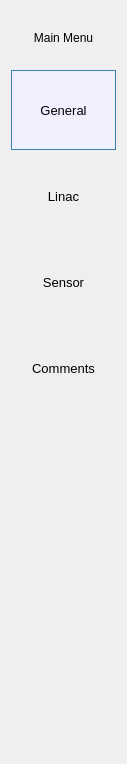
     <widget class="QFrame" name="frame">
      <property name="maximumSize">
       <size>
        <width>124</width>
        <height>16777215</height>
       </size>
      </property>
      <property name="styleSheet">
       <string notr="true">QFrame#frame{

background-color: qlineargradient(spread:pad, x1:0.5, y1:1, x2:0.5, y2:0, stop:0 rgba(250, 250, 250, 90), stop:0.9 rgba(255, 255, 255, 255));

}

QToolButton{
background-color:transparent;
border:none;

}

QToolButton:checked, QToolButton:pressed{
background-color:rgb(240,240,255);
border:1px solid rgb(60, 127, 177)
}

QToolButton:hover{
background-color:rgb(240,240,255)
}

QToolButton:checked:hover{
background-color:rgb(193,210,238);
}</string>
      </property>
      <property name="frameShape">
       <enum>QFrame::NoFrame</enum>
      </property>
      <property name="frameShadow">
       <enum>QFrame::Raised</enum>
      </property>
      <layout class="QVBoxLayout" name="verticalLayout">
       <item>
        <widget class="QToolButton" name="tbmainmenumetadata">
         <property name="sizePolicy">
          <sizepolicy hsizetype="Expanding" vsizetype="Fixed">
           <horstretch>0</horstretch>
           <verstretch>0</verstretch>
          </sizepolicy>
         </property>
         <property name="minimumSize">
          <size>
           <width>80</width>
           <height>53</height>
          </size>
         </property>
         <property name="toolTip">
          <string>Back to Main Menu</string>
         </property>
         <property name="text">
          <string>Main Menu</string>
         </property>
         <property name="icon">
          <iconset>
           <normaloff>../model9/iconspd/icons8-home-page-80.png</normaloff>../model9/iconspd/icons8-home-page-80.png</iconset>
         </property>
         <property name="iconSize">
          <size>
           <width>50</width>
           <height>50</height>
          </size>
         </property>
         <property name="toolButtonStyle">
          <enum>Qt::ToolButtonIconOnly</enum>
         </property>
        </widget>
       </item>
       <item>
        <widget class="QToolButton" name="tbgeneral">
         <property name="sizePolicy">
          <sizepolicy hsizetype="Expanding" vsizetype="Fixed">
           <horstretch>0</horstretch>
           <verstretch>0</verstretch>
          </sizepolicy>
         </property>
         <property name="minimumSize">
          <size>
           <width>105</width>
           <height>80</height>
          </size>
         </property>
         <property name="font">
          <font>
           <pointsize>10</pointsize>
          </font>
         </property>
         <property name="text">
          <string>General</string>
         </property>
         <property name="icon">
          <iconset>
           <normaloff>../model9/iconspd/generalmetadata.png</normaloff>../model9/iconspd/generalmetadata.png</iconset>
         </property>
         <property name="iconSize">
          <size>
           <width>50</width>
           <height>50</height>
          </size>
         </property>
         <property name="checkable">
          <bool>true</bool>
         </property>
         <property name="checked">
          <bool>true</bool>
         </property>
         <property name="autoExclusive">
          <bool>true</bool>
         </property>
         <property name="toolButtonStyle">
          <enum>Qt::ToolButtonTextUnderIcon</enum>
         </property>
         <attribute name="buttonGroup">
          <string notr="true">buttonGroup</string>
         </attribute>
        </widget>
       </item>
       <item>
        <widget class="QToolButton" name="tblinac">
         <property name="minimumSize">
          <size>
           <width>105</width>
           <height>80</height>
          </size>
         </property>
         <property name="font">
          <font>
           <pointsize>10</pointsize>
          </font>
         </property>
         <property name="text">
          <string>Linac</string>
         </property>
         <property name="icon">
          <iconset>
           <normaloff>../model9/iconspd/Linac.png</normaloff>../model9/iconspd/Linac.png</iconset>
         </property>
         <property name="iconSize">
          <size>
           <width>50</width>
           <height>50</height>
          </size>
         </property>
         <property name="checkable">
          <bool>true</bool>
         </property>
         <property name="autoExclusive">
          <bool>true</bool>
         </property>
         <property name="toolButtonStyle">
          <enum>Qt::ToolButtonTextUnderIcon</enum>
         </property>
         <attribute name="buttonGroup">
          <string notr="true">buttonGroup</string>
         </attribute>
        </widget>
       </item>
       <item>
        <widget class="QToolButton" name="tbsensor">
         <property name="minimumSize">
          <size>
           <width>105</width>
           <height>80</height>
          </size>
         </property>
         <property name="font">
          <font>
           <pointsize>10</pointsize>
          </font>
         </property>
         <property name="text">
          <string>Sensor</string>
         </property>
         <property name="icon">
          <iconset>
           <normaloff>../model9/iconspd/Sensor.png</normaloff>../model9/iconspd/Sensor.png</iconset>
         </property>
         <property name="iconSize">
          <size>
           <width>50</width>
           <height>50</height>
          </size>
         </property>
         <property name="checkable">
          <bool>true</bool>
         </property>
         <property name="autoExclusive">
          <bool>true</bool>
         </property>
         <property name="toolButtonStyle">
          <enum>Qt::ToolButtonTextUnderIcon</enum>
         </property>
         <attribute name="buttonGroup">
          <string notr="true">buttonGroup</string>
         </attribute>
        </widget>
       </item>
       <item>
        <widget class="QToolButton" name="tbcomments">
         <property name="minimumSize">
          <size>
           <width>105</width>
           <height>80</height>
          </size>
         </property>
         <property name="font">
          <font>
           <pointsize>10</pointsize>
          </font>
         </property>
         <property name="text">
          <string>Comments</string>
         </property>
         <property name="icon">
          <iconset>
           <normaloff>../model9/iconspd/draw.png</normaloff>../model9/iconspd/draw.png</iconset>
         </property>
         <property name="iconSize">
          <size>
           <width>50</width>
           <height>50</height>
          </size>
         </property>
         <property name="checkable">
          <bool>true</bool>
         </property>
         <property name="autoExclusive">
          <bool>true</bool>
         </property>
         <property name="toolButtonStyle">
          <enum>Qt::ToolButtonTextUnderIcon</enum>
         </property>
         <attribute name="buttonGroup">
          <string notr="true">buttonGroup</string>
         </attribute>
        </widget>
       </item>
       <item>
        <spacer name="verticalSpacer">
         <property name="orientation">
          <enum>Qt::Vertical</enum>
         </property>
         <property name="sizeHint" stdset="0">
          <size>
           <width>20</width>
           <height>345</height>
          </size>
         </property>
        </spacer>
       </item>
      </layout>
     </widget>
